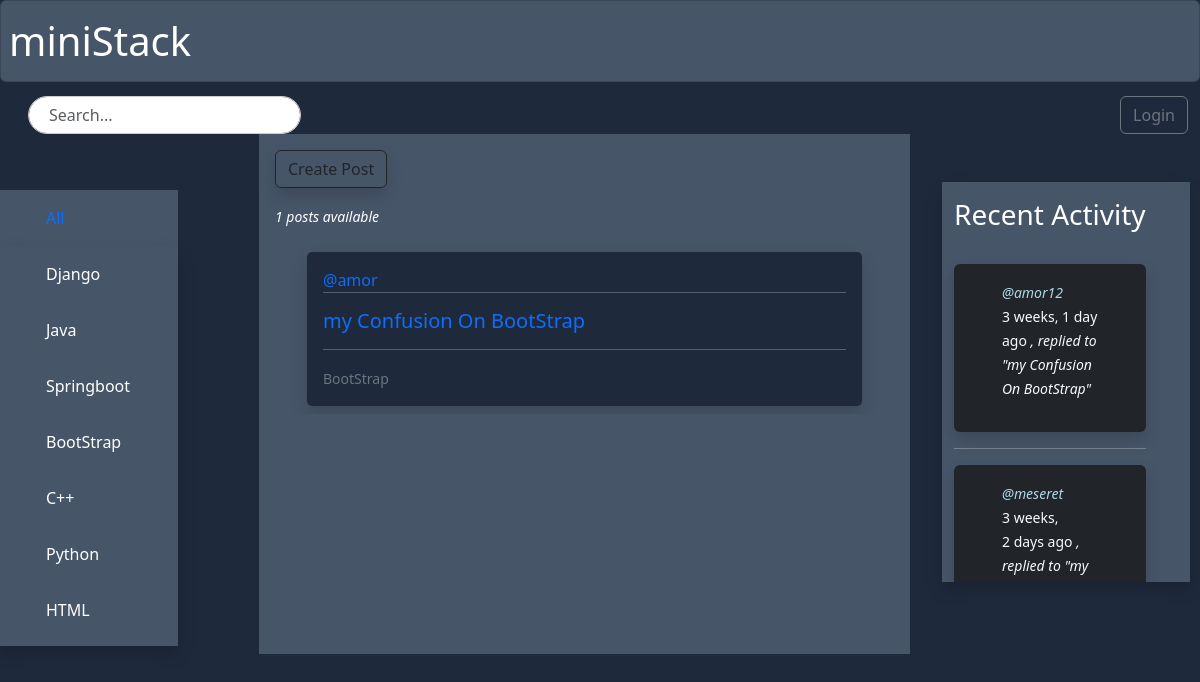
Screenshot of /?q=BootStrap with the database file from the repository.
### base/models.py (models this page shows, shortened)
class Title (models.Model):
    name = models.CharField(max_length=200)
    def __str__(self):
        return self.name

class Post(models.Model):
    user=models.ForeignKey(User, on_delete=models.SET_NULL,null=True)
    title=models.ForeignKey(Title, on_delete=models.SET_NULL,null=True)
    name=models.CharField(max_length=300)
    description=models.TextField(null=True,blank=True)
    participant=models.ManyToManyField(User,related_name='participants',blank=True)
    updated=models.DateTimeField(auto_now=True)
    created=models.DateTimeField(auto_now_add=True)
    class Meta:
        ordering=['-updated','-created']
    def __str__(self):
        return self.name

class Message (models.Model):
    user= models.ForeignKey(User, on_delete=models.CASCADE)
    post=models.ForeignKey(Post, on_delete=models.CASCADE)
    body = models.TextField()
    updated=models.DateTimeField(auto_now=True)
    created=models.DateTimeField(auto_now_add=True)
    class Meta:
        ordering=['-updated','-created']

### base/views.py (the view)
# urls.py: path('',views.home, name='home'),
def home(request):
    q=request.GET.get('q') if request.GET.get('q')!=None else ''
    posts =Post.objects.filter(Q(title__name__icontains=q)|
                               Q(name__icontains=q)|
                               Q(description__icontains=q))
    titles= Title.objects.all()
    post_count=posts.count()
    comments = Message.objects.filter(Q(post__title__name__icontains=q))
    context = {'posts':posts,'titles':titles,'post_count':post_count,'comments':comments}
    return render(request,'base/home.html',context)

### base/templates/base/home.html (shortened to what this page needs)
{% extends 'main.html' %} {% block content %}
<div class="container">
  <div>{% include 'base/title.html'%}</div>
  <div style="background-color: rgb(71 85 105)">
    <div class="mx-3 my-3">
      <a class="btn btn-outline-dark shadow" href="{% url 'createpost' %}">Create Post</a>
    </div>
    <div class="mx-3 my-3" style="font-style: italic"><small>{{post_count}} posts available</small></div>
    {% include 'base/dashboard.html'%}
  </div>
  <div>{% include 'base/activity.html'%}</div>
</div>
{% endblock %}

### base/templates/base/title.html
<nav class="navbar navbar-expand-lg background-color: rgb(71 85 105)">
  <div class="container-fluid" style="margin-left: -3rem">
    <ul class="navbar-nav" style="margin-left: -3.5rem">
      <li class="nav-item px-5" style="padding: 0 20px">
        <a href="{% url 'home'%}">
          <div class="inner-container py-3 hover mt-5 px-5" style="padding: 10px 10px; background-color: rgb(71 85 105)">All</div></a
        >
        <div class="outer-container shadow" style="width: 100%">
          {% for title in titles %}
          <a href="{% url 'home'%}?q={{title.name}}">
            <div class="inner-container py-3 hover px-5" style="text-decoration: none; color: white">{{title.name}}</div>
          </a>
          {% endfor %}
        </div>
      </li>
    </ul>
  </div>
</nav>

### base/templates/base/dashboard.html (shortened to what this page needs)
<div class="mx-3" style="max-height: 400px; overflow-y: auto">
  <div class="mx-3">
    {% for post in posts%}
    <div class="py-2 px-3">
      <div class="py-3 px-3 shadow" style="border-radius: 5px; background-color: rgb(30 41 59)">
        <div style="margin-bottom: -1em" class="d-flex justify-content-between">
          <div>
            <a href="{% url 'userprofile' post.user.id %}" class="my-2">@{{post.user.username}}</a>
          </div>
        </div>
        <hr />
        <div>
          <h5><a class="py-5" href="{% url 'post' post.id %}">{{post.name}}</a></h5>
        </div>
        <hr />
        <small class="my-2 text-secondary text-sm-end">{{post.title}}</small>
      </div>
    </div>
    {% endfor %}
  </div>
</div>

### base/templates/base/activity.html (shortened to what this page needs)
<div class="container my-5 shadow" style="max-height: 400px; background-color: rgb(71, 85, 105); overflow-y: auto; margin-left: 2rem">
  <div class="comments-list">
    <div class="py-3 text-white" style="position: sticky; top: 0; background-color: rgb(71 85 105); z-index: 1000; width: 100%">
      <h3>Recent Activity</h3>
    </div>
    {% for comment in comments %}
    <div class="comment-item px-5 py-3 shadow my-2 bg-dark text-light rounded">
      <small>
        <a href="{% url 'userprofile' comment.user.id %}" style="color: lightblue; font-style: italic"> @{{ comment.user }} </a>
        {{ comment.created|timesince }} ago
      </small>
      <small style="font-style: italic">, replied to "{{ comment.post }}"</small>
    </div>
    <hr />
    {% endfor %}
  </div>
</div>

### templates/main.html (style rules this page uses)
a:link { text-decoration: none; }
* { scrollbar-width: thin; scrollbar-color: rgb(71 85 105); rgb(46, 16, 101); }

### base/templates/base/home.html (style rules this page uses)
.container { display: grid; grid-template-columns: 1fr 3fr 1fr; }
.outer-container { width: 100%; max-height: 400px; overflow-y: auto; margine-right: 10px; box-sizing: border-box; }
.inner-container { width: 100%; background-color: rgb(71 85 105); transition: background-color 0.3s ease, text-decoration 0.3s ease; }

### rows the page displays
Title: name "Django"
Title: name "Java"
Title: name "Springboot"
Title: name "BootStrap"
Title: name "C++"
Title: name "Python"
Title: name "HTML"
Post: user.username "amor", name "my Confusion On BootStrap", title "BootStrap"
Message: user "amor12", created "3 weeks, 1 day", post "my Confusion On BootStrap"
Message: user "meseret", created "3 weeks, 2 days", post "my…"

### other values shown
{{ post_count }} "1"
